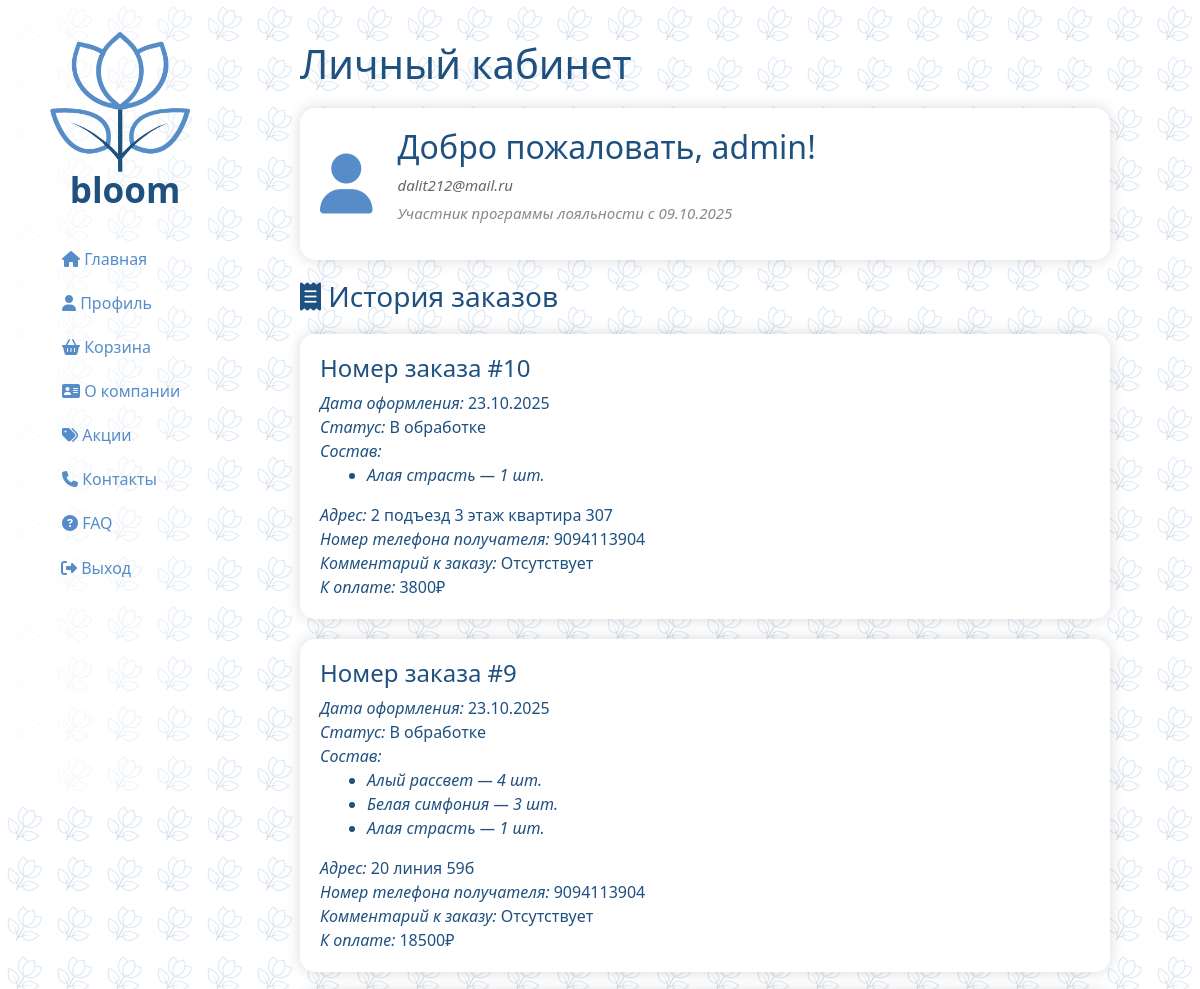
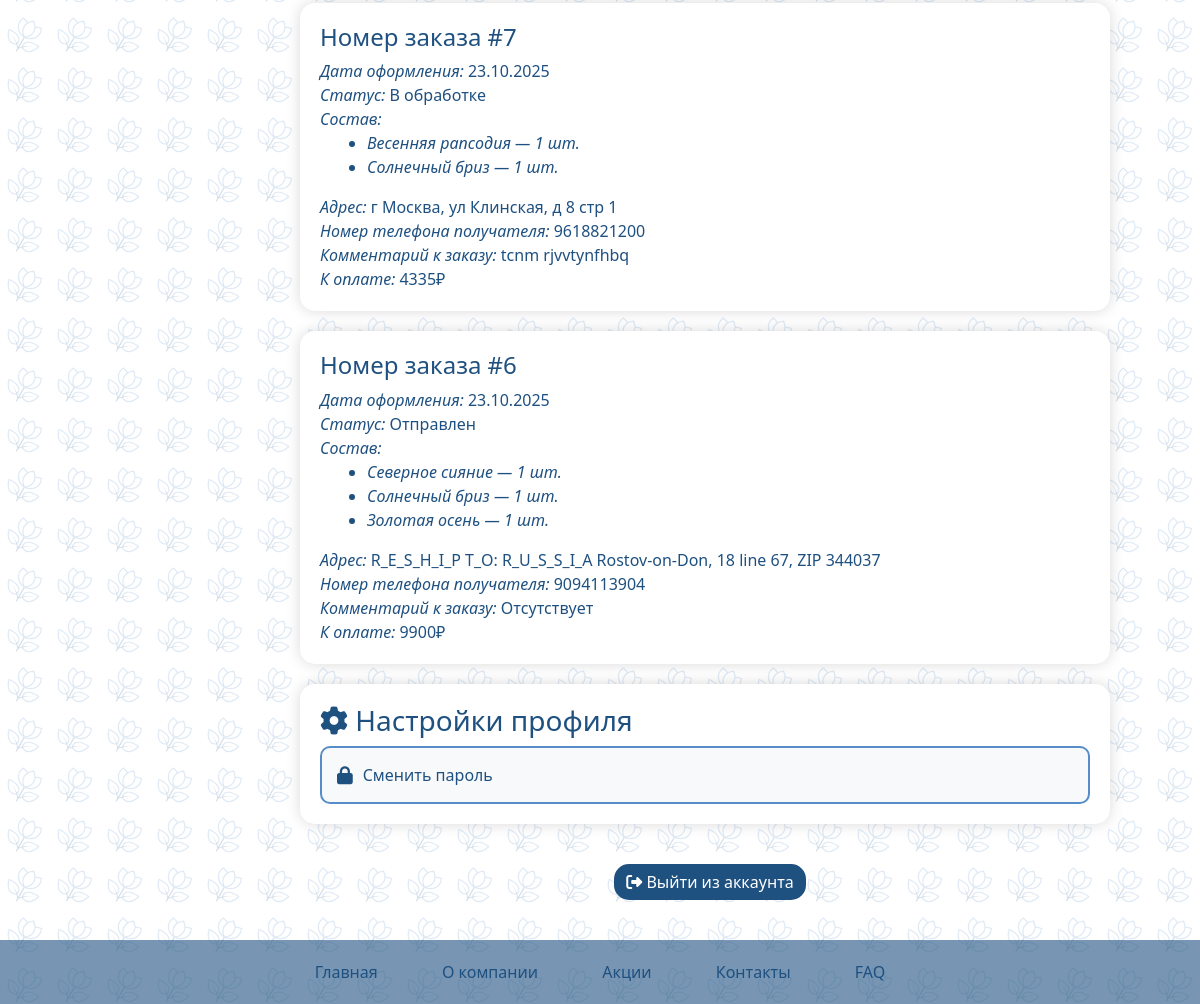
Page /register/profile/ (signed in) on the committed database (2 pictures, top to bottom).
### cart/models.py (models this page shows, shortened)
class Order(models.Model):
    STATUS_CHOICES = (
        ('processing', 'В обработке'),
        ('shipped', 'Отправлен'),
        ('completed', 'Завершен'),
        ('canceled', 'Отменен'),
    )
    user = models.ForeignKey(User, on_delete=models.CASCADE, verbose_name='Пользователь')
    created_at = models.DateTimeField(auto_now_add=True, verbose_name='Дата создания')
    delivery_address = models.TextField(verbose_name='Адрес доставки')
    comment = models.TextField(verbose_name='Комментарий', default='Отсутствует',blank=True)
    status = models.CharField(max_length=20, choices=STATUS_CHOICES, default='processing', verbose_name='Статус')
    total_price = models.DecimalField(max_digits=10, decimal_places=2, verbose_name='Итоговая сумма')
    phone_number = models.CharField(max_length=20, verbose_name='Номер телефона')
    class Meta:
        verbose_name = 'Заказ'
        verbose_name_plural = 'Заказы'

class OrderItem(models.Model):
    order = models.ForeignKey(Order, on_delete=models.CASCADE, related_name='items', verbose_name='Заказ')
    bouquet = models.ForeignKey(Bouquet, on_delete=models.CASCADE, verbose_name='Букет')
    quantity = models.PositiveIntegerField(default=1, verbose_name='Количество')
    price_per_item = models.DecimalField(max_digits=10, decimal_places=2, verbose_name='Цена за единицу')
    class Meta:
        verbose_name = 'Элемент заказа'
        verbose_name_plural = 'Элементы заказа'

### main/models.py (models this page shows, shortened)
class Bouquet(models.Model):
    TYPE_CHOICES = [
        ('box', 'В коробке'),
        ('paper', 'В бумаге'),
    ]
    name = models.CharField(max_length=100, verbose_name="Название букета")
    price = models.DecimalField(max_digits=8, decimal_places=2, verbose_name="Цена")
    bouquet_type = models.CharField(max_length=10, choices=TYPE_CHOICES, default='paper', verbose_name="Тип упаковки")
    flowers_sort = models.CharField(max_length=255, verbose_name="Сорт цветов", default='')
    description = models.TextField(blank=True, verbose_name="Описание")
    image = models.ImageField(upload_to='bouquets/', blank=False, null=False, verbose_name="Изображение")
    class Meta:
        verbose_name = "Букет"
        verbose_name_plural = "Букеты"

### users/views.py (the view)
# urls.py: path('profile/', views.profile, name='profile'),
@login_required
def profile(request):
    orders = Order.objects.filter(user=request.user).order_by('-created_at')
    context = {
        'orders': orders,
    }
    return render(request, 'registration/profile.html', context)

### users/templates/registration/profile.html (shortened to what this page needs)
{% extends 'main/layout.html' %}
{% block content %}
<div class="features">
    <h1>Личный кабинет</h1>
    <div class="container profile-header">
        <div class="user-avatar">
            <i class="fa-solid fa-user" style="font-size: 60px; color: #568dc9;"></i>
        </div>
        <div>
            <h2>Добро пожаловать, {{ user.username }}!</h2>
            <p class="user-email">{{ user.email }}</p>
            <p class="member-since">Участник программы лояльности с {{ user.date_joined|date:"d.m.Y" }}</p>
        </div>
    </div>
    <div>
        <h3><i class="fa-solid fa-receipt" style="color: #1e5080;"></i> История заказов</h3>
        {% if orders %}
        {% for order in orders %}
        <div class="container">
            <h4>Номер заказа #{{ order.id }}</h4>
            <span class="history">Дата оформления: </span><span>{{ order.created_at|date:"d.m.Y" }}</span><br>
            <span class="history">Статус: </span><span class="status-{{ order.status }}">{{ order.get_status_display }}</span><br>
            <span class="history">Состав:</span><br>
            <ul>
                {% for item in order.items.all %}
                <li><a href="{% url 'description' item.bouquet.id %}">{{ item.bouquet.name }}</a> — {{ item.quantity }} шт.</li>
                {% empty %}
                <li>Состав пуст</li>
                {% endfor %}
            </ul>
            <span class="history">Адрес: </span><span>{{ order.delivery_address }}</span><br>
            <span class="history">Номер телефона получателя: </span><span>{{ order.phone_number }}</span><br>
            <span class="history">Комментарий к заказу: </span><span>{{ order.comment }}</span><br>
            <span class="history">К оплате: </span><span>{{ order.total_price|floatformat:0 }}₽</span><br>
        </div>
        {% endfor %}
            {% else %}
            <div class="empty-state">
                <i class="fa-solid fa-basket-shopping" style="font-size: 40px; color: #568dc9; margin-bottom: 15px;"></i>
                <p>У вас пока нет заказов</p>
                <a href="{% url 'catalog_flow' %}" class="btn btn-light">Сделать первый заказ</a>
            </div>
            {% endif %}
        </div>
        <div class="container">
            <h3><i class="fa-solid fa-gear" style="color: #1e5080;"></i> Настройки профиля</h3>
            <div class="settings-actions">
                <a href="{% url 'change_password' %}" class="settings-btn">
                    <i class="fa-solid fa-lock"></i> Сменить пароль
                </a>
            </div>
        </div>
        <div class="profile-actions">
            <button type="button" class="btn btn-dark" data-bs-toggle="modal" data-bs-target="#logoutModal"><i class="fa-solid fa-right-from-bracket"></i> Выйти из аккаунта</button>
        </div>
    </div>
{% endblock %}

### main/static/main/css/main.css (style rules this page uses)
main .features { color: #1e5080; margin-top: 40px; text-align: left; width: 90%; padding-bottom: 40px; }
main .features h1 { max-width: 100%; }
main .features p { font-size: 15px;font-style: italic; }
.container { margin-top: 20px; margin-bottom: 20px; padding: 20px; color: #1e5080; background-color: white; border-radius: 15px; box-shadow: 0 0 15px rgba(0, 0, 0, 0.15); }
.btn-dark { background-color: #1e5080; color: white; transition: transform 1s ease; margin-left: 10px; border-radius: 15px; min-width: 100px; min-height: 30px; border: none; }
body { position: relative; z-index: 0; min-height: 100vh; margin: 0; display: flex; flex-direction: column; }
body::before { content: ''; position: fixed; top: 0; left: 0; right: 0; bottom: 0; background-image: url("/static/main/img/logo_pattern.png"); background-repeat: repeat; background-size: 50px 50px; opacity: 0.2; z-index: -1; pointer-events: none; }
a { text-decoration: none;color: #1e5080; }
.container li { margin-left: 15px; font-style: italic; }
.profile-header { display: flex; align-items: center; }
.user-avatar { margin-right: 25px; }
.settings-actions { display: grid; grid-template-columns: repeat(auto-fit, minmax(200px, 1fr)); gap: 15px; }
.settings-btn { display: flex; align-items: center; padding: 15px; background: #f8f9fa; border: 2px solid #568dc9; border-radius: 10px; text-decoration: none; color: #1e5080; transition: all 0.3s ease; }
.settings-btn i { margin-right: 10px; font-size: 18px; }
.profile-actions { text-align: center; margin-top: 40px; }
.history { font-style: italic; }
.user-email { color: #666; margin-bottom: 5px; }
.member-since { color: #888; font-size: 14px; }

### rows in the picture
Order: id "10", created_at "23.10.2025", status "В обработке", delivery_address "2 подъезд 3 этаж квартира 307", phone_number "9094113904", comment "Отсутствует", total_price "3800"
OrderItem: bouquet.name "Алая страсть", quantity "1"
Order: id "9", created_at "23.10.2025", status "В обработке", delivery_address "20 линия 59б", phone_number "9094113904", comment "Отсутствует", total_price "18500"
OrderItem: bouquet.name "Алый рассвет", quantity "4"
OrderItem: bouquet.name "Белая симфония", quantity "3"
OrderItem: bouquet.name "Алая страсть", quantity "1"
Order: id "7", created_at "23.10.2025", status "В обработке", delivery_address "г Москва, ул Клинская, д 8 стр 1", phone_number "9618821200", comment "tcnm rjvvtynfhbq", total_price "4335"
OrderItem: bouquet.name "Весенняя рапсодия", quantity "1"
OrderItem: bouquet.name "Солнечный бриз", quantity "1"
Order: id "6", created_at "23.10.2025", status "Отправлен", delivery_address "R_E_S_H_I_P T_O: R_U_S_S_I_A Rostov-on-Don, 18 line 67, ZIP 344037", phone_number "9094113904", comment "Отсутствует", total_price "9900"
OrderItem: bouquet.name "Северное сияние", quantity "1"
OrderItem: bouquet.name "Солнечный бриз", quantity "1"
OrderItem: bouquet.name "Золотая осень", quantity "1"

### other values in the picture
{{ user.username }} "admin"
{{ user.email }} "dalit212@mail.ru"
{{ user.date_joined|date:"d.m.Y" }} "09.10.2025"
